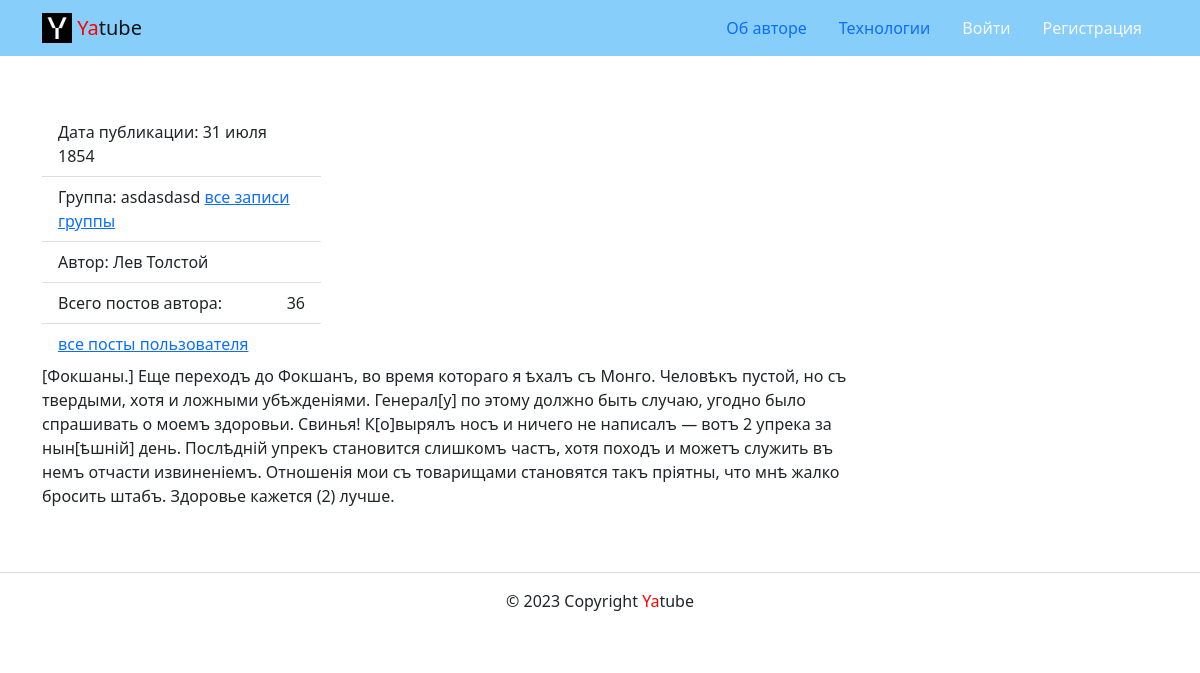
Page /posts/37/ on the earlier database version.
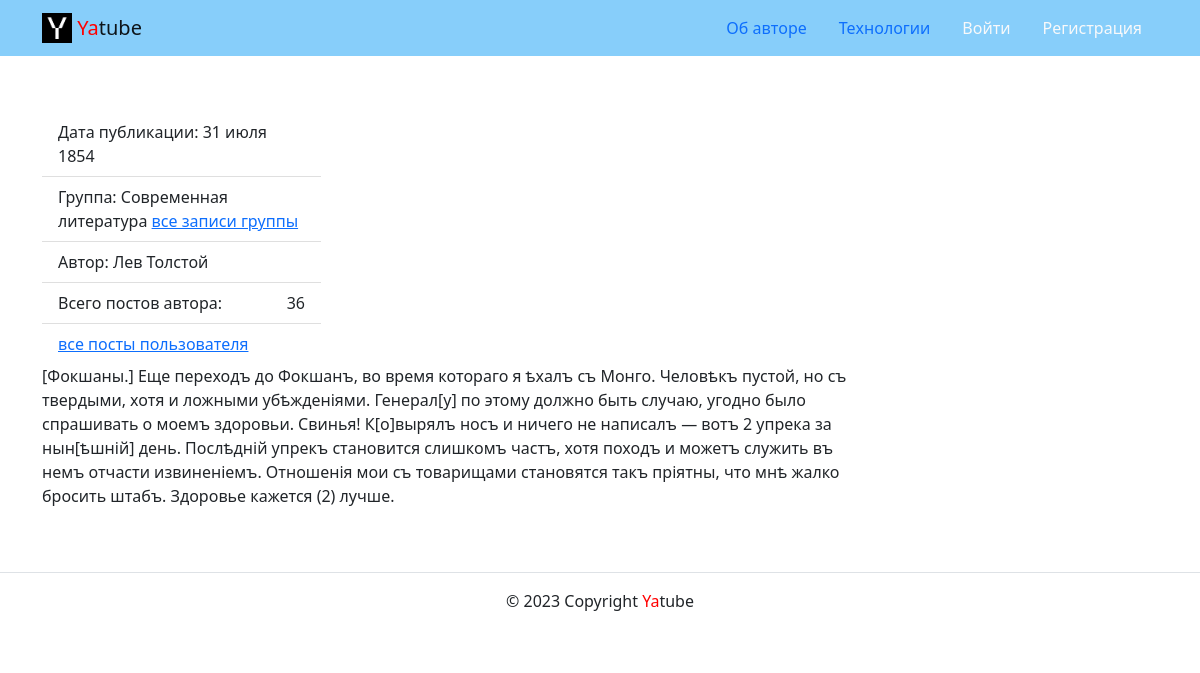
Same page on the later database version.
### posts/models.py (models this page shows, shortened)
class Post(models.Model):
    text = models.TextField(verbose_name='Текст')
    pub_date = models.DateTimeField(auto_now_add=True)
    author = models.ForeignKey(
        User,
        on_delete=models.CASCADE,
        related_name='posts'
    )
    group = models.ForeignKey(
        Group,
        on_delete=models.SET_NULL,
        blank=True,
        null=True,
        related_name='posts',
        verbose_name='Группа',
    )

class Group(models.Model):
    title = models.CharField(max_length=200)
    slug = models.SlugField(unique=True)
    description = models.TextField()

### posts/views.py (the view)
# urls.py: path('posts/<int:post_id>/', views.post_detail, name='post_detail'),
def post_detail(request, post_id):
    post = get_object_or_404(Post, id=post_id)
    author = post.author
    context = {
        'post': post,
        'author': author
    }
    return render(request, 'posts/post_detail.html', context)

### core/context_processors/year.py (called while the page is built)
def year(request):
    currentYear = datetime.now().year
    return {'year': currentYear}

### templates/posts/post_detail.html (shortened to what this page needs)
{% extends 'base.html' %}
{% block content %}
  <aside class="col-12 col-md-3">
          <ul class="list-group list-group-flush">
            <li class="list-group-item">
              Дата публикации: {{ post.pub_date|date:"d E Y" }}
            </li>
            {% if post.group %}
            <li class="list-group-item">
              Группа: {{ post.group.title }}
              <a href="{% url 'posts:group_list' post.group.slug %}">все записи группы</a>
            </li>
            {% endif %}
            <li class="list-group-item">
              Автор: {{ post.author.get_full_name }}
            </li>
            <li class="list-group-item d-flex justify-content-between align-items-center">
              Всего постов автора:  <span >{{ author.posts.count }}</span>
            </li>
            <li class="list-group-item">
              <a href="{% url 'posts:profile' post.author.username %}">
                все посты пользователя
              </a>
            </li>
          </ul>
        </aside>
        <article class="col-12 col-md-9">
          <p>
            {{ post.text|linebreaksbr }}
          </p>
        </article>
{% endblock %}

Differences in the rows shown:
changed through a linked row, Post "31 июля 1854": group "asdasdasd" → "Современная литература"
